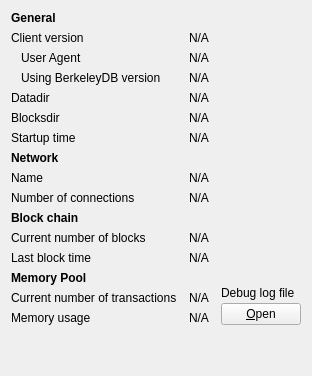
     <widget class="QWidget" name="tab_info">
      <attribute name="title">
       <string>&amp;Information</string>
      </attribute>
      <layout class="QGridLayout" name="gridLayout" columnstretch="0,1,0">
       <property name="horizontalSpacing">
        <number>12</number>
       </property>
       <item row="0" column="0">
        <widget class="QLabel" name="label_9">
         <property name="font">
          <font>
           <weight>75</weight>
           <bold>true</bold>
          </font>
         </property>
         <property name="text">
          <string>General</string>
         </property>
        </widget>
       </item>
       <item row="1" column="0">
        <widget class="QLabel" name="label_6">
         <property name="text">
          <string>Client version</string>
         </property>
        </widget>
       </item>
       <item row="1" column="1" colspan="2">
        <widget class="QLabel" name="clientVersion">
         <property name="cursor">
          <cursorShape>IBeamCursor</cursorShape>
         </property>
         <property name="text">
          <string>N/A</string>
         </property>
         <property name="textFormat">
          <enum>Qt::PlainText</enum>
         </property>
         <property name="textInteractionFlags">
          <set>Qt::LinksAccessibleByMouse|Qt::TextSelectableByKeyboard|Qt::TextSelectableByMouse</set>
         </property>
        </widget>
       </item>
       <item row="2" column="0">
        <widget class="QLabel" name="labelClientUserAgent">
         <property name="text">
          <string>User Agent</string>
         </property>
         <property name="indent">
          <number>10</number>
         </property>
        </widget>
       </item>
       <item row="2" column="1" colspan="2">
        <widget class="QLabel" name="clientUserAgent">
         <property name="cursor">
          <cursorShape>IBeamCursor</cursorShape>
         </property>
         <property name="text">
          <string>N/A</string>
         </property>
         <property name="textFormat">
          <enum>Qt::PlainText</enum>
         </property>
         <property name="textInteractionFlags">
          <set>Qt::LinksAccessibleByMouse|Qt::TextSelectableByKeyboard|Qt::TextSelectableByMouse</set>
         </property>
        </widget>
       </item>
       <item row="3" column="0">
        <widget class="QLabel" name="label_berkeleyDBVersion">
         <property name="text">
          <string>Using BerkeleyDB version</string>
         </property>
         <property name="indent">
          <number>10</number>
         </property>
        </widget>
       </item>
       <item row="3" column="1" colspan="2">
        <widget class="QLabel" name="berkeleyDBVersion">
         <property name="cursor">
          <cursorShape>IBeamCursor</cursorShape>
         </property>
         <property name="text">
          <string>N/A</string>
         </property>
         <property name="textFormat">
          <enum>Qt::PlainText</enum>
         </property>
         <property name="textInteractionFlags">
          <set>Qt::LinksAccessibleByMouse|Qt::TextSelectableByKeyboard|Qt::TextSelectableByMouse</set>
         </property>
        </widget>
       </item>
       <item row="4" column="0">
        <widget class="QLabel" name="label_12">
         <property name="text">
          <string>Datadir</string>
         </property>
        </widget>
       </item>
       <item row="4" column="1" colspan="2">
        <widget class="QLabel" name="dataDir">
         <property name="cursor">
          <cursorShape>IBeamCursor</cursorShape>
         </property>
         <property name="toolTip">
          <string>To specify a non-default location of the data directory use the '%1' option.</string>
         </property>
         <property name="text">
          <string>N/A</string>
         </property>
         <property name="textFormat">
          <enum>Qt::PlainText</enum>
         </property>
         <property name="wordWrap">
          <bool>true</bool>
         </property>
         <property name="textInteractionFlags">
          <set>Qt::LinksAccessibleByMouse|Qt::TextSelectableByKeyboard|Qt::TextSelectableByMouse</set>
         </property>
        </widget>
       </item>
       <item row="5" column="0">
        <widget class="QLabel" name="label_11">
         <property name="text">
          <string>Blocksdir</string>
         </property>
        </widget>
       </item>
       <item row="5" column="1" colspan="2">
        <widget class="QLabel" name="blocksDir">
         <property name="cursor">
          <cursorShape>IBeamCursor</cursorShape>
         </property>
         <property name="toolTip">
          <string>To specify a non-default location of the blocks directory use the '%1' option.</string>
         </property>
         <property name="text">
          <string>N/A</string>
         </property>
         <property name="textFormat">
          <enum>Qt::PlainText</enum>
         </property>
         <property name="wordWrap">
          <bool>true</bool>
         </property>
         <property name="textInteractionFlags">
          <set>Qt::LinksAccessibleByMouse|Qt::TextSelectableByKeyboard|Qt::TextSelectableByMouse</set>
         </property>
        </widget>
       </item>
       <item row="6" column="0">
        <widget class="QLabel" name="label_13">
         <property name="text">
          <string>Startup time</string>
         </property>
        </widget>
       </item>
       <item row="6" column="1" colspan="2">
        <widget class="QLabel" name="startupTime">
         <property name="cursor">
          <cursorShape>IBeamCursor</cursorShape>
         </property>
         <property name="text">
          <string>N/A</string>
         </property>
         <property name="textFormat">
          <enum>Qt::PlainText</enum>
         </property>
         <property name="textInteractionFlags">
          <set>Qt::LinksAccessibleByMouse|Qt::TextSelectableByKeyboard|Qt::TextSelectableByMouse</set>
         </property>
        </widget>
       </item>
       <item row="7" column="0">
           <widget class="QLabel" name="labelNetwork">
               <property name="font">
                   <font>
                       <weight>75</weight>
                       <bold>true</bold>
                   </font>
               </property>
               <property name="text">
                   <string>Network</string>
               </property>
           </widget>
       </item>
       <item row="8" column="0">
        <widget class="QLabel" name="label_8">
         <property name="text">
          <string>Name</string>
         </property>
        </widget>
       </item>
       <item row="8" column="1" colspan="2">
        <widget class="QLabel" name="networkName">
         <property name="cursor">
          <cursorShape>IBeamCursor</cursorShape>
         </property>
         <property name="text">
          <string>N/A</string>
         </property>
         <property name="textFormat">
          <enum>Qt::PlainText</enum>
         </property>
         <property name="textInteractionFlags">
          <set>Qt::LinksAccessibleByMouse|Qt::TextSelectableByKeyboard|Qt::TextSelectableByMouse</set>
         </property>
        </widget>
       </item>
       <item row="9" column="0">
        <widget class="QLabel" name="label_7">
         <property name="text">
          <string>Number of connections</string>
         </property>
        </widget>
       </item>
       <item row="9" column="1" colspan="2">
        <widget class="QLabel" name="numberOfConnections">
         <property name="cursor">
          <cursorShape>IBeamCursor</cursorShape>
         </property>
         <property name="text">
          <string>N/A</string>
         </property>
         <property name="textFormat">
          <enum>Qt::PlainText</enum>
         </property>
         <property name="textInteractionFlags">
          <set>Qt::LinksAccessibleByMouse|Qt::TextSelectableByKeyboard|Qt::TextSelectableByMouse</set>
         </property>
        </widget>
       </item>
       <item row="10" column="0">
        <widget class="QLabel" name="label_10">
         <property name="font">
          <font>
           <weight>75</weight>
           <bold>true</bold>
          </font>
         </property>
         <property name="text">
          <string>Block chain</string>
         </property>
        </widget>
       </item>
       <item row="11" column="0">
        <widget class="QLabel" name="label_3">
         <property name="text">
          <string>Current number of blocks</string>
         </property>
        </widget>
       </item>
       <item row="11" column="1" colspan="2">
        <widget class="QLabel" name="numberOfBlocks">
         <property name="cursor">
          <cursorShape>IBeamCursor</cursorShape>
         </property>
         <property name="text">
          <string>N/A</string>
         </property>
         <property name="textFormat">
          <enum>Qt::PlainText</enum>
         </property>
         <property name="textInteractionFlags">
          <set>Qt::LinksAccessibleByMouse|Qt::TextSelectableByKeyboard|Qt::TextSelectableByMouse</set>
         </property>
        </widget>
       </item>
       <item row="12" column="0">
        <widget class="QLabel" name="labelLastBlockTime">
         <property name="text">
          <string>Last block time</string>
         </property>
        </widget>
       </item>
       <item row="12" column="1" colspan="2">
        <widget class="QLabel" name="lastBlockTime">
         <property name="cursor">
          <cursorShape>IBeamCursor</cursorShape>
         </property>
         <property name="text">
          <string>N/A</string>
         </property>
         <property name="textFormat">
          <enum>Qt::PlainText</enum>
         </property>
         <property name="textInteractionFlags">
          <set>Qt::LinksAccessibleByMouse|Qt::TextSelectableByKeyboard|Qt::TextSelectableByMouse</set>
         </property>
        </widget>
       </item>
       <item row="13" column="0">
        <widget class="QLabel" name="labelMempoolTitle">
         <property name="font">
          <font>
           <weight>75</weight>
           <bold>true</bold>
          </font>
         </property>
         <property name="text">
          <string>Memory Pool</string>
         </property>
        </widget>
       </item>
       <item row="14" column="0">
        <widget class="QLabel" name="labelNumberOfTransactions">
         <property name="text">
          <string>Current number of transactions</string>
         </property>
        </widget>
       </item>
       <item row="14" column="1">
        <widget class="QLabel" name="mempoolNumberTxs">
         <property name="cursor">
          <cursorShape>IBeamCursor</cursorShape>
         </property>
         <property name="text">
          <string>N/A</string>
         </property>
         <property name="textFormat">
          <enum>Qt::PlainText</enum>
         </property>
         <property name="textInteractionFlags">
          <set>Qt::LinksAccessibleByMouse|Qt::TextSelectableByKeyboard|Qt::TextSelectableByMouse</set>
         </property>
        </widget>
       </item>
       <item row="15" column="0">
        <widget class="QLabel" name="labelMemoryUsage">
         <property name="text">
          <string>Memory usage</string>
         </property>
        </widget>
       </item>
       <item row="15" column="1">
        <widget class="QLabel" name="mempoolSize">
         <property name="cursor">
          <cursorShape>IBeamCursor</cursorShape>
         </property>
         <property name="text">
          <string>N/A</string>
         </property>
         <property name="textFormat">
          <enum>Qt::PlainText</enum>
         </property>
         <property name="textInteractionFlags">
          <set>Qt::LinksAccessibleByMouse|Qt::TextSelectableByKeyboard|Qt::TextSelectableByMouse</set>
         </property>
        </widget>
       </item>
       <item row="13" column="2" rowspan="3">
        <layout class="QVBoxLayout" name="verticalLayoutDebugButton">
         <property name="spacing">
          <number>3</number>
         </property>
         <item>
          <spacer name="verticalSpacer_2">
           <property name="orientation">
            <enum>Qt::Vertical</enum>
           </property>
           <property name="sizeHint" stdset="0">
            <size>
             <width>10</width>
             <height>5</height>
            </size>
           </property>
          </spacer>
         </item>
         <item>
          <widget class="QLabel" name="labelDebugLogfile">
           <property name="text">
            <string>Debug log file</string>
           </property>
          </widget>
         </item>
         <item>
          <widget class="QPushButton" name="openDebugLogfileButton">
           <property name="toolTip">
            <string>Open the %1 debug log file from the current data directory. This can take a few seconds for large log files.</string>
           </property>
           <property name="text">
            <string>&amp;Open</string>
           </property>
           <property name="autoDefault">
            <bool>false</bool>
           </property>
          </widget>
         </item>
        </layout>
       </item>
       <item row="16" column="0">
        <spacer name="verticalSpacer">
         <property name="orientation">
          <enum>Qt::Vertical</enum>
         </property>
         <property name="sizeHint" stdset="0">
          <size>
           <width>20</width>
           <height>40</height>
          </size>
         </property>
        </spacer>
       </item>
      </layout>
     </widget>
